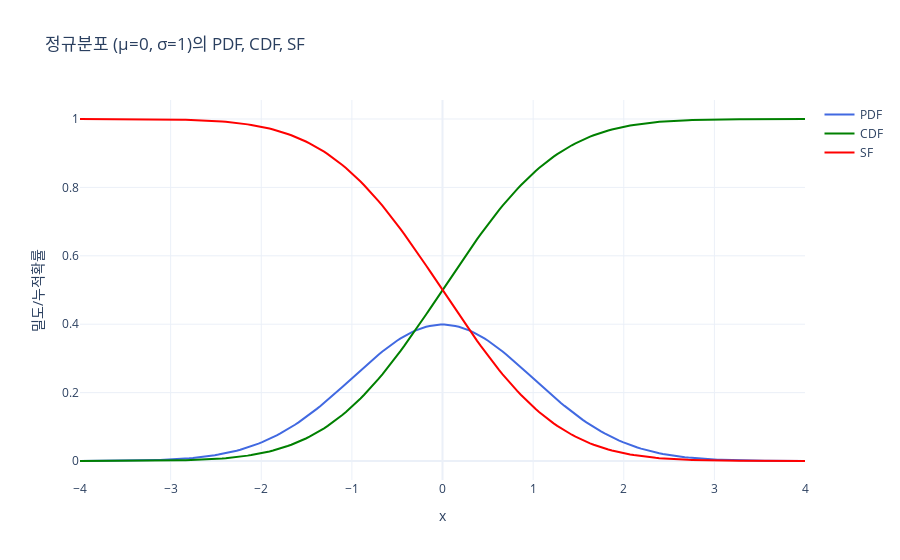

This figure's notebook cell:
### Code cell
# 연속형 확률 변수: 정규분포 PDF, CDF, SF
mu, sigma = 0, 1
x_cont = np.linspace(-4, 4, 200)
pdf_cont = norm.pdf(x_cont, mu, sigma)
cdf_cont = norm.cdf(x_cont, mu, sigma)
sf_cont = norm.sf(x_cont, mu, sigma)

fig_cont = go.Figure()
fig_cont.add_trace(go.Scatter(x=x_cont, y=pdf_cont, mode='lines', name="PDF", line=dict(color='royalblue')))
fig_cont.add_trace(go.Scatter(x=x_cont, y=cdf_cont, mode='lines', name="CDF", line=dict(color='green')))
fig_cont.add_trace(go.Scatter(x=x_cont, y=sf_cont, mode='lines', name="SF", line=dict(color='red')))
fig_cont.update_layout(
    title="정규분포 (μ=0, σ=1)의 PDF, CDF, SF",
    xaxis_title="x",
    yaxis_title="밀도/누적확률",
    template="plotly_white"
)
fig_cont.show()

### Figure 1 — Plotly figure (JSON) as saved in the notebook; plotly's stock layout.template omitted (floating-point values rounded to 4 significant figures; data arrays with more than 128 entries replaced by an {"elided": "..."} marker saying what was removed)
{"data": [{"line": {"color": "royalblue"}, "mode": "lines", "name": "PDF", "type": "scatter", "x": {"elided": "200 float values"}, "y": {"elided": "200 float values"}}, {"line": {"color": "green"}, "mode": "lines", "name": "CDF", "type": "scatter", "x": {"elided": "200 float values"}, "y": {"elided": "200 float values"}}, {"line": {"color": "red"}, "mode": "lines", "name": "SF", "type": "scatter", "x": {"elided": "200 float values"}, "y": {"elided": "200 float values"}}], "layout": {"title": {"text": "정규분포 (μ=0, σ=1)의 PDF, CDF, SF"}, "xaxis": {"title": {"text": "x"}}, "yaxis": {"title": {"text": "밀도/누적확률"}}}}
